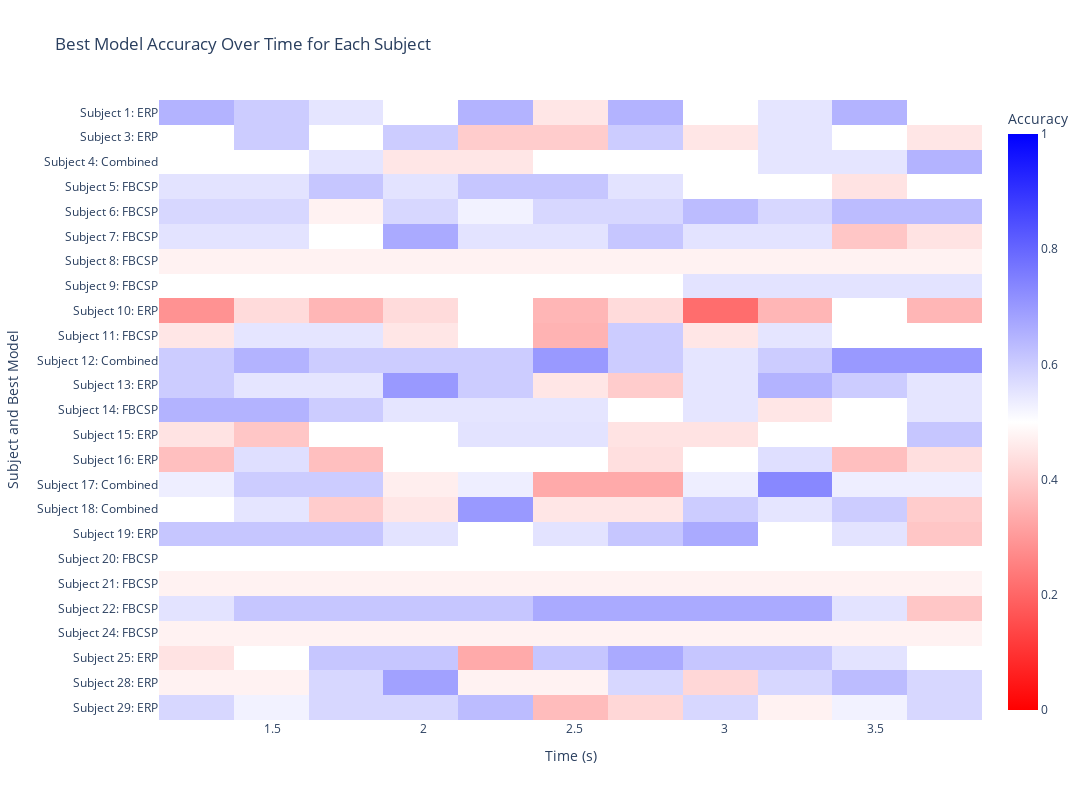

Notebook code for this chart:
### Code cell
import pandas as pd
import plotly.graph_objects as go
import numpy as np
import warnings

# Suppress the UserWarning from Plotly
warnings.filterwarnings('ignore', category=UserWarning, module='plotly.graph_objects')

# Prepare data for plotting
plot_data = {}
for subject, results in all_online_AW_results.items():
    if not results:
        continue
    
    # Calculate mean accuracy for each model across all time points
    fbcsp_mean = np.mean(results['fbcsp_accuracies'])
    erp_mean = np.mean(results['erp_accuracies'])
    combined_mean = np.mean(results['combined_accuracies'])
    
    # Find the best model based on mean accuracy
    means = {'FBCSP': fbcsp_mean, 'ERP': erp_mean, 'Combined': combined_mean}
    best_model_name = max(means, key=means.get)
    
    # Store the accuracies of the best model and the model name
    plot_data[subject] = {
        'model_name': best_model_name,
        'accuracies': results[f'{best_model_name.lower()}_accuracies']
    }

# Create a DataFrame for easy plotting
x_times = all_online_AW_results['1']['times']
y_subjects = []
z_accuracies = []
custom_data = []

for subject, data in plot_data.items():
    y_subjects.append(f"Subject {subject}: {data['model_name']}")
    z_accuracies.append(data['accuracies'])

# Create the heatmap
fig = go.Figure(data=go.Heatmap(
    x=x_times,
    y=y_subjects,
    z=z_accuracies,
    colorscale=[[0.0, 'red'], [0.5, 'white'], [1.0, 'blue']],
    zmin=0,
    zmax=1,
    colorbar=dict(title="Accuracy")
))

# Set layout titles and labels
fig.update_layout(
    height=800,
    width=1200,
    title='Best Model Accuracy Over Time for Each Subject',
    xaxis_title='Time (s)',
    yaxis_title='Subject and Best Model',
    yaxis_autorange='reversed',
    xaxis_tickmode='linear',
    xaxis_dtick=0.5
)

fig.show()

### Figure 1 — Plotly figure (JSON) as saved in the notebook; plotly's stock layout.template omitted (floating-point values rounded to 4 significant figures; data arrays with more than 128 entries replaced by an {"elided": "..."} marker saying what was removed)
{"data": [{"colorbar": {"title": {"text": "Accuracy"}}, "colorscale": [[0, "red"], [0.5, "white"], [1, "blue"]], "type": "heatmap", "x": [1.248, 1.496, 1.744, 1.992, 2.24, 2.488, 2.736, 2.984, 3.232, 3.48, 3.728], "y": ["Subject 1: ERP", "Subject 3: ERP", "Subject 4: Combined", "Subject 5: FBCSP", "Subject 6: FBCSP", "Subject 7: FBCSP", "Subject 8: FBCSP", "Subject 9: FBCSP", "Subject 10: ERP", "Subject 11: FBCSP", "Subject 12: Combined", "Subject 13: ERP", "Subject 14: FBCSP", "Subject 15: ERP", "Subject 16: ERP", "Subject 17: Combined", "Subject 18: Combined", "Subject 19: ERP", "Subject 20: FBCSP", "Subject 21: FBCSP", "Subject 22: FBCSP", "Subject 24: FBCSP", "Subject 25: ERP", "Subject 28: ERP", "Subject 29: ERP"], "z": {"elided": "25x11 float values"}, "zmax": 1, "zmin": 0}], "layout": {"height": 800, "title": {"text": "Best Model Accuracy Over Time for Each Subject"}, "width": 1200, "xaxis": {"dtick": 0.5, "tickmode": "linear", "title": {"text": "Time (s)"}}, "yaxis": {"autorange": "reversed", "title": {"text": "Subject and Best Model"}}}}
